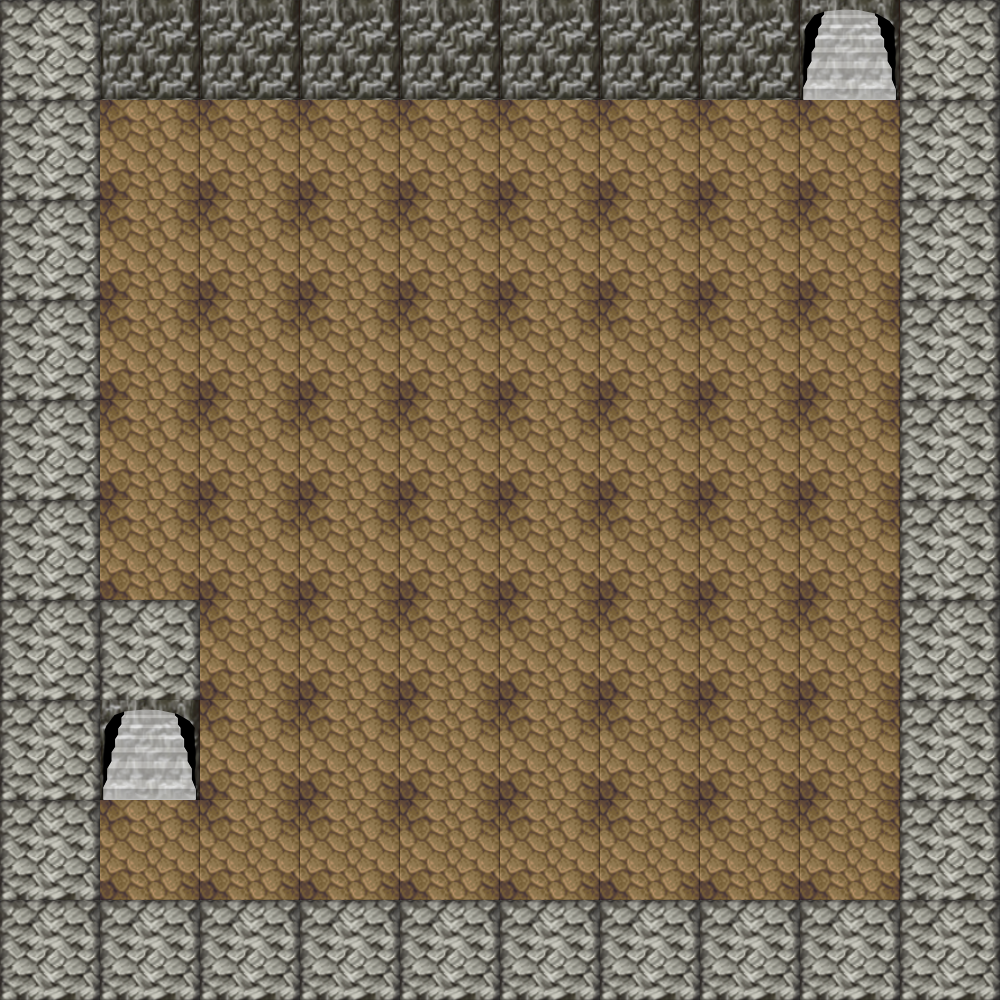

Below is a game level as drawn by its tile map, then a one-line description and the .tmx that defines it (tile-layer data replaced by summaries):
An orthogonal 10x10 tile map with 100x100 px tiles, 1 tile layer (Map), 1 hidden layer not drawn, 2 tilesets.

<map version="1.0" orientation="orthogonal" renderorder="right-down" width="10" height="10" tilewidth="100" tileheight="100" nextobjectid="1">
 <tileset firstgid="1" source="TileSheet.tsx" />
 <tileset firstgid="49" source="EntitySheet.tsx" />
 <layer name="Map" width="10" height="10">
  <data>[100 cells, 100 non-empty, 4 distinct tile ids]</data>
 </layer>
 <layer name="Entities" width="10" height="10" visible="0">
  <data>[100 cells, 100 non-empty, 9 distinct tile ids]</data>
 </layer>
</map>